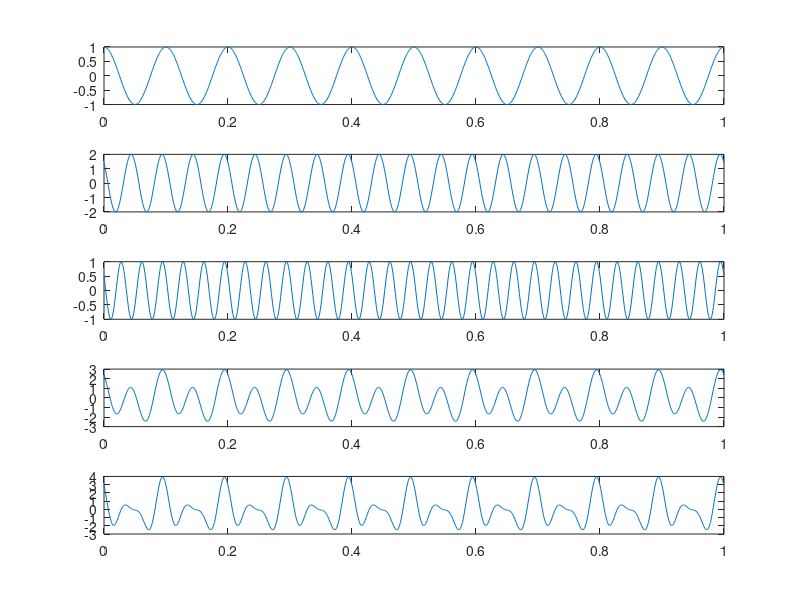

The MATLAB script that drew this image:
f0=10; % Define the frequency of the
 t = 0:0.001:1;
harm1 = cos(2*pi*10*t);
harm2 = 2*cos(2*pi*20*t+45/180*pi);
signa2 = harm1 + harm2;
harm3 = 1*cos(2*pi*30*t+60/180*pi);
signa3 = signa2 + harm3
figure(1)
subplot(5,1,1); plot(t,harm1)
subplot(5,1,2); plot(t,harm2)
subplot(5,1,3); plot(t,harm3)
subplot(5,1,4); plot(t,signa2)
subplot(5,1,5); plot(t,signa3)